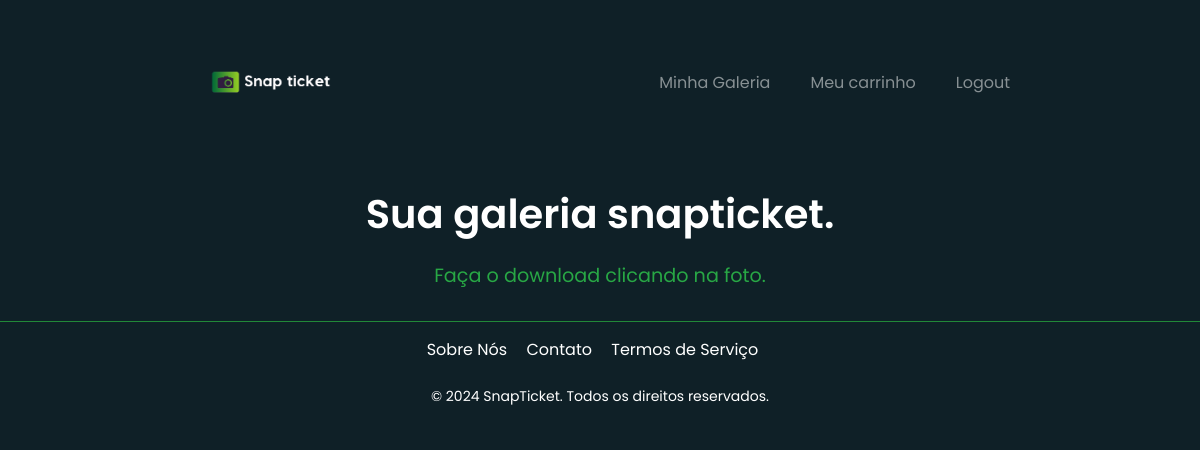
Page /galeria (signed in) on the earlier database version.
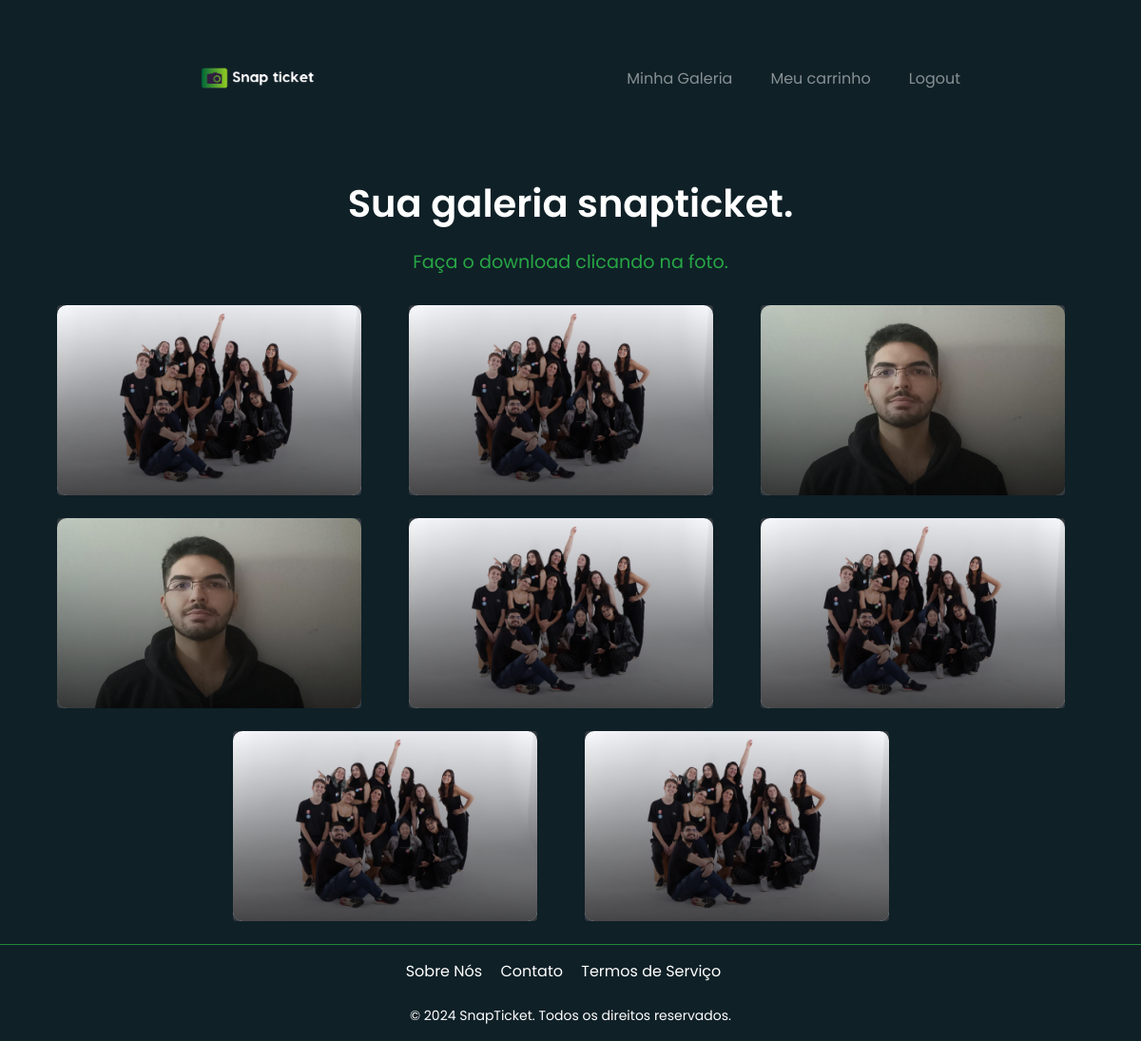
Same page on the later database version.
### app/models.py (models this page shows)
class FotosGaleria(db.Model):
    __tablename__ = 'fotos_galeria'
    id = db.Column(db.Integer, primary_key=True)
    user_id = db.Column(db.Integer, db.ForeignKey('usuarios.id'), nullable=False)
    caminho_imagem = db.Column(db.String(255), nullable=False)
    data_adicao = db.Column(db.DateTime, default=datetime.utcnow)
    user = db.relationship('Usuario', back_populates='fotos_galeria')

### app/main/views.py (the view)
@main.route('/galeria')
@login_required
def galeria():
    fotos = FotosGaleria.query.filter_by(user_id=current_user.id).all()
    return render_template('galeria.html', fotos=fotos)

### app/__init__.py (called while the page is built)
def create_app():
    app = Flask(__name__)
    app.config.from_object(Config)
    db.init_app(app)
    migrate.init_app(app, db)
    login_manager = LoginManager()
    login_manager.login_view = 'main.login'
    login_manager.init_app(app)
    for folder in [app.config['UPLOAD_FOLDER'],
                   app.config['USER_SELFIES_FOLDER'],
                   app.config['EVENT_COVERS_FOLDER']]:
        if not os.path.exists(folder):
            os.makedirs(folder)
    from app.models import Usuario  # Import aqui para evitar importação circular
    @login_manager.user_loader
    def load_user(user_id):
        return Usuario.query.get(int(user_id))
    from .main import main as main_blueprint
    app.register_blueprint(main_blueprint)
    return app

### app/templates/galeria.html (shortened to what this page needs)
<!DOCTYPE html>
<html lang="pt-br">
<head>
  <link rel="stylesheet" href="https://stackpath.bootstrapcdn.com/bootstrap/4.5.2/css/bootstrap.min.css">
  <link rel="stylesheet" href="{{ url_for('static', filename='css/home.css') }}">
  <link rel="stylesheet" href="{{ url_for('static', filename='css/loading.css') }}">
</head>
<body>
{% extends "base.html" %}
{% block content %}
<div class="container">
    <h1 class="title my-4">Sua galeria snapticket.</h1>
    <p class="search-subtitle">Faça o download clicando na foto.</p>
    <div class="row justify-content-center">
        {% for foto in fotos %}
        <div class="col-md-4 mb-4">
            <div class="card bg-dark text-light">
                <img src="{{ url_for('static', filename=foto.caminho_imagem) }}" class="card-img" alt="Foto da Galeria">
                <div class="card-img-overlay d-flex flex-column justify-content-end">
                </div>
            </div>
        </div>
        {% endfor %}
    </div>
</div>
{% endblock %}

### app/templates/base.html (shortened to what this page needs)
<!DOCTYPE html>
<html lang="pt-br">
<head>
  <link rel="stylesheet" href="https://stackpath.bootstrapcdn.com/bootstrap/4.5.2/css/bootstrap.min.css">
  <link rel="stylesheet" href="{{ url_for('static', filename='css/home.css') }}">
</head>
<body>
  <header>
    <nav class="navbar navbar-expand-lg navbar-dark bg-dark">
      <a class="navbar-brand" href="{{ url_for('main.home') }}">
        <img src="{{ url_for('static', filename='images/logo.png') }}" alt="Logo SnapTicket" style="height: 120px;">
    </a>
      <div class="collapse navbar-collapse" id="navbarNav">
        <ul class="navbar-nav ml-auto">
          {% if current_user.is_authenticated %}
          <li class="nav-item">
            <a class="nav-link" href="{{ url_for('main.galeria') }}">Minha Galeria</a>
          </li>
          <li class="nav-item">
            <a class="nav-link" href="{{ url_for('main.cart') }}">Meu carrinho</a>
          </li>
          <li class="nav-item">
            <a class="nav-link" href="{{ url_for('main.logout') }}">Logout</a>
          </li>
          {% endif %}
        </ul>
      </div>
    </nav>
  </header>
  <main>
    {% block content %}{% endblock %}
  </main>
  <footer class="footer mt-auto py-3">
    <div class="container">
      <div class="row">
        <div class="col-md-12">
          <ul class="list-unstyled text-center">
            <li><a href="#">Sobre Nós</a></li>
            <li><a href="#">Contato</a></li>
            <li><a href="#">Termos de Serviço</a></li>
          </ul>
        </div>
      </div>
      <div class="text-center mt-4">
        <p>&copy; 2024 SnapTicket. Todos os direitos reservados.</p>
      </div>
    </div>
  </footer>
</body>
</html>

### app/static/css/home.css (style rules this page uses)
body { background-color: #0f2027; font-family: 'Poppins', sans-serif; margin: 0; padding: 0; color: #fff; }
header { background: transparent; padding: 10px 0; }
.navbar { display: flex; justify-content: space-between; align-items: center; width: 100%; padding-left: 15%; padding-right: 15%; background: none !important; }
.navbar-brand { text-align: left; flex-grow: 1; }
.navbar-nav { display: flex; list-style: none; margin: 0; padding-left: 0; gap: 20px; }
.nav-item { padding: 0 10px; }
.nav-link { color: #fff; padding: 8px 12px; }
.navbar-expand-lg .navbar-nav .nav-link { padding-right: 0; padding-left: 0; }
.search-subtitle { font-size: 1.2em; margin-bottom: 20px; color: #28a745; }
.card { background-color: transparent; border: none; position: relative; width: 100%; max-width: 320px; height: auto; }
.card-img { border-radius: 10px; width: 100%; height: 200px; object-fit: cover; }
.card-img-overlay { position: absolute; bottom: 0; left: 0; right: 0; padding: 15px; background: linear-gradient(to top, rgba(0, 0, 0, 0.7), rgba(0, 0, 0, 0)); border-radius: 10px; }
.footer { background-color: #0f2027; color: #ffffff; padding: 20px 0; border-top: 1px solid #218838; }
.footer ul { list-style-type: none; padding: 0; margin: 0; }
.footer ul li { display: inline; margin-right: 15px; }
.footer ul li a { color: #ffffff; text-decoration: none; }
.footer .text-center p { margin: 0; font-size: 14px; }
.title { color: white; font-family: 'Poppins', sans-serif; font-weight: 600; font-size: 2.5rem; }
.container { display: flex; flex-direction: column; align-items: center; }
.row { display: flex; flex-wrap: wrap; justify-content: center; width: 100%; }
.title, .search-subtitle { margin-bottom: 30px; text-align: center; }

Differences in the rows shown:
added FotosGaleria: caminho_imagem (picture)
added FotosGaleria: caminho_imagem (picture)
added FotosGaleria: caminho_imagem (picture)
added FotosGaleria: caminho_imagem (picture)
added FotosGaleria: caminho_imagem (picture)
added FotosGaleria: caminho_imagem (picture)
added FotosGaleria: caminho_imagem (picture)
added FotosGaleria: caminho_imagem (picture)
